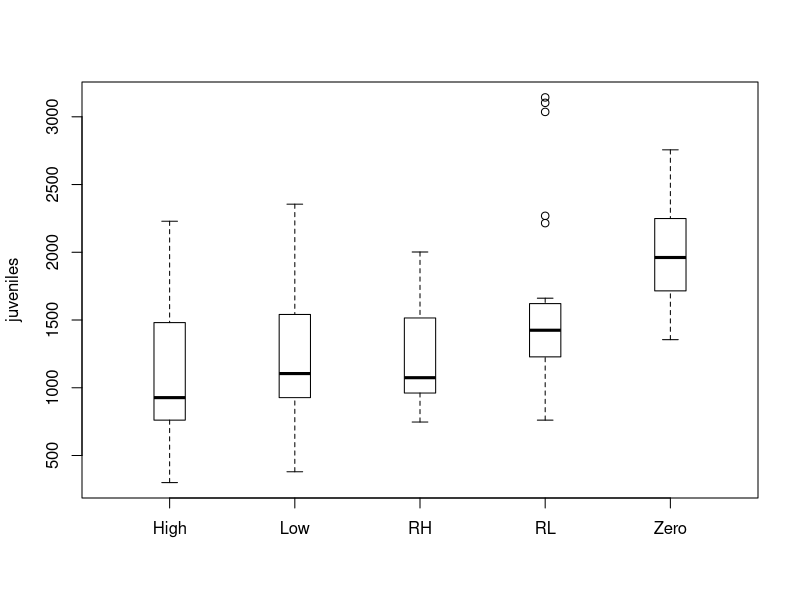
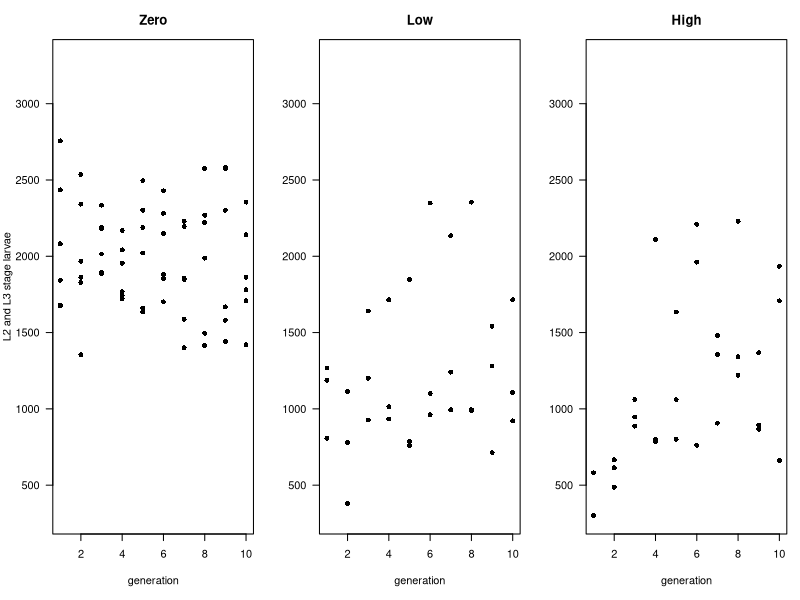

Recreate these plots in R, in order.
#Human cancer cells have higher Wnt expression than other human cells 

setwd("~/Desktop/Evolution/Tasks/Project")
#mydata <- read.csv('reformattedData.csv')
worm <- read.table('Selection_exp_data.txt', skip=1)
colnames(worm) <- c('Pop', 'Treat', 'Gen', 'prop_adults', 'juveniles')

boxplot(worm[,'juveniles']~worm[,'Treat'], boxwex=0.25, col='white', ylab='juveniles', xlab='')

Zero <- which(worm$Treat == 'Zero')
Low <- which(worm$Treat == 'Low')
High <- which(worm$Treat == 'High')

par(mfrow=c(1,3), las=1, mar=c(5,4,3,1))
plot(worm[Zero,'Gen'], worm[Zero,'juveniles'], pch=16, xlim=c(1,10), ylim=c(300,3300), main='Zero', xlab='generation', ylab='L2 and L3 stage larvae')
plot(worm[Low,'Gen'], worm[Low,'juveniles'], pch=16, xlim=c(1,10), ylim=c(300,3300), main='Low', xlab='generation', ylab='')
plot(worm[High,'Gen'], worm[High,'juveniles'], pch=16, xlim=c(1,10), ylim=c(300,3300), main='High', xlab='generation', ylab='')



